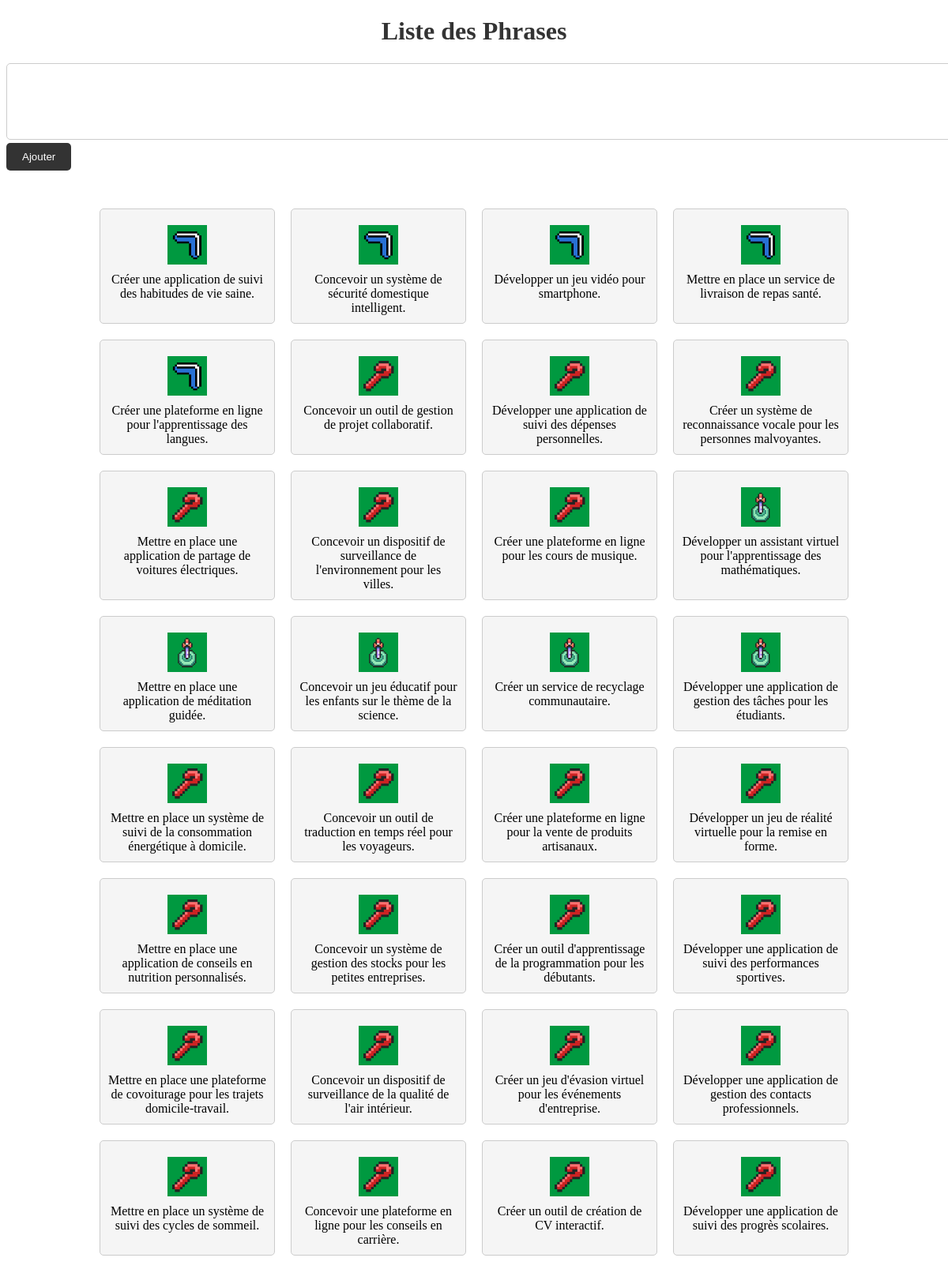
The page / (upper part) on the database its author committed.
### home/models.py (models this page shows, shortened)
class Phrase(models.Model):
    texte = models.CharField(max_length=255)
    icon = models.CharField(max_length=255, default="Pinterest.png")

### home/views.py (the view)
# urls.py: 2. Add a URL to urlpatterns:  path('', views.home, name='home')
def home(request):
    phrases = Phrase.objects.all()
    return render(request, 'home.html', {'phrases': phrases})

### home/templates/home.html (shortened to what this page needs)
{% load static %}
<!DOCTYPE html>
<html>
<head>
    <link rel="stylesheet" type="text/css" href="{% static 'css/styles.css' %}">
   </head>
<body>
    <h1>Liste des Phrases</h1>
    <form method="post" action="{% url 'ajouter_phrases' %}">
        <textarea name="phrases" cols="50" rows="5"></textarea><br>
        <input type="submit" value="Ajouter">
    </form>
    <br>
    <div class="card-container">
        {% for phrase in phrases %}
        <div class="card">
            <img src="{% static 'picture/zelda_icon/'|add:phrase.icon %}" class="card-icon">
            <div class="card-text">
                {{ phrase.texte }}
            </div>
        </div>
        {% endfor %}
    </div>
</body>
</html>

### home/static/css/styles.css (style rules this page uses)
h1 { color: #333; text-align: center; }
form { margin-bottom: 20px; }
textarea { width: 100%; padding: 10px; border: 1px solid #ccc; border-radius: 5px; }
input[type="submit"] { padding: 10px 20px; background-color: #333; color: #fff; border: none; border-radius: 5px; cursor: pointer; }
.card-container { display: flex; flex-wrap: wrap; justify-content: center; }
.card { width: 200px; margin: 10px; padding: 10px; background-color: #f5f5f5; border: 1px solid #ccc; border-radius: 5px; display: flex; flex-direction: column; align-items: center; transition: box-shadow 0.3s ease; }
.card-icon { margin-top: 10px; width: 50px; height: 50px; object-fit: contain; }
.card-text { margin-top: 10px; text-align: center; }

### rows shown on the page
Phrase: icon (picture), texte "Créer une application de suivi des habitudes de vie saine."
Phrase: icon (picture), texte "Concevoir un système de sécurité domestique intelligent."
Phrase: icon (picture), texte "Développer un jeu vidéo pour smartphone."
Phrase: icon (picture), texte "Mettre en place un service de livraison de repas santé."
Phrase: icon (picture), texte "Créer une plateforme en ligne pour l'apprentissage des langues."
Phrase: icon (picture), texte "Concevoir un outil de gestion de projet collaboratif."
Phrase: icon (picture), texte "Développer une application de suivi des dépenses personnelles."
Phrase: icon (picture), texte "Créer un système de reconnaissance vocale pour les personnes malvoyantes."
Phrase: icon (picture), texte "Mettre en place une application de partage de voitures électriques."
Phrase: icon (picture), texte "Concevoir un dispositif de surveillance de l'environnement pour les villes."
Phrase: icon (picture), texte "Créer une plateforme en ligne pour les cours de musique."
Phrase: icon (picture), texte "Développer un assistant virtuel pour l'apprentissage des mathématiques."
Phrase: icon (picture), texte "Mettre en place une application de méditation guidée."
Phrase: icon (picture), texte "Concevoir un jeu éducatif pour les enfants sur le thème de la science."
Phrase: icon (picture), texte "Créer un service de recyclage communautaire."
Phrase: icon (picture), texte "Développer une application de gestion des tâches pour les étudiants."
Phrase: icon (picture), texte "Mettre en place un système de suivi de la consommation énergétique à domicile."
Phrase: icon (picture), texte "Concevoir un outil de traduction en temps réel pour les voyageurs."
Phrase: icon (picture), texte "Créer une plateforme en ligne pour la vente de produits artisanaux."
Phrase: icon (picture), texte "Développer un jeu de réalité virtuelle pour la remise en forme."
Phrase: icon (picture), texte "Mettre en place une application de conseils en nutrition personnalisés."
Phrase: icon (picture), texte "Concevoir un système de gestion des stocks pour les petites entreprises."
Phrase: icon (picture), texte "Créer un outil d'apprentissage de la programmation pour les débutants."
Phrase: icon (picture), texte "Développer une application de suivi des performances sportives."
Phrase: icon (picture), texte "Mettre en place une plateforme de covoiturage pour les trajets domicile-travail."
Phrase: icon (picture), texte "Concevoir un dispositif de surveillance de la qualité de l'air intérieur."
Phrase: icon (picture), texte "Créer un jeu d'évasion virtuel pour les événements d'entreprise."
Phrase: icon (picture), texte "Développer une application de gestion des contacts professionnels."
Phrase: icon (picture), texte "Mettre en place un système de suivi des cycles de sommeil."
Phrase: icon (picture), texte "Concevoir une plateforme en ligne pour les conseils en carrière."
Phrase: icon (picture), texte "Créer un outil de création de CV interactif."
Phrase: icon (picture), texte "Développer une application de suivi des progrès scolaires."
